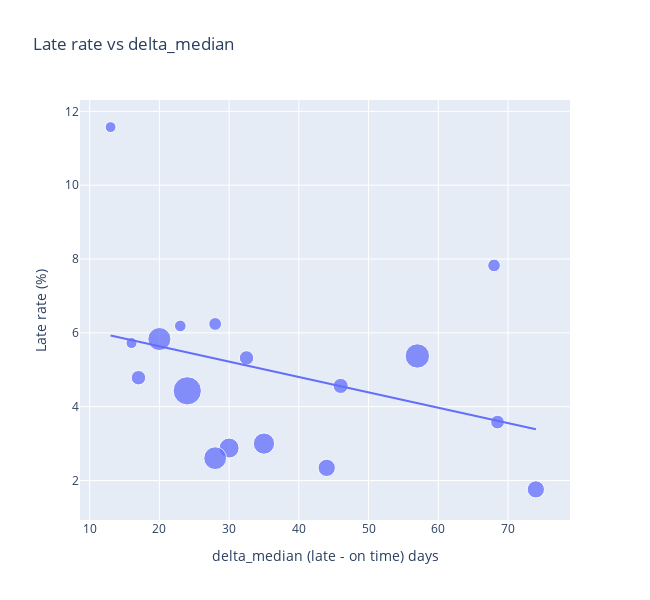

The notebook cell saved with this chart:
### Markdown cell above
### MIN_BORROWINGS_PER_MEDIA_TYPE = 1000
We see that there seems to be no correlation across media types. There is one clear outlier, **"Bibliothek der Dinge"**, which has a very high late rate but a very low median loan duration. However, with a threshold of 1,000 loans per media type, the number of loans per category may still be too small for stable estimates.

Correlation coefficients and p-values (null hypothesis: no correlation):
- Pearson r = -0.0509, p = 0.841
- Spearman rho = 0.1331, p = 0.598

### MIN_BORROWINGS_PER_MEDIA_TYPE = 5000
We increase the minimum number of loans to 5,000 per media type.

Correlation coefficients and p-values (null hypothesis: no correlation):
- Pearson r = 0.7192, p = 0.00374
- Spearman rho = 0.6264, p = 0.0165

With the increased threshold, we observe a fairly strong and approximately linear relationship between mean loan duration and late rate. This is consistent with the plot shown earlier across all media types. Loan duration therefore seems to be an indicator for late returns (at the media-type level).

### Code cell
input_data_frame = media_type_table_copy.copy()
input_data_frame["size"] = 50 + 400 * np.sqrt(input_data_frame["n_loans"] / input_data_frame["n_loans"].max())

fig = px.scatter(
    input_data_frame, x="delta_median", y="late_rate_percent", size="size",
    hover_name="Medientyp",
    hover_data={"n_loans":True, "delta_median":":.1f", "late_rate_percent":":.2f", "mean":":.1f", "size":False},
    labels={"delta_median":"delta_median (late - on time) days", "late_rate_percent":"Late rate (%)"},
    title="Late rate vs delta_median",
    trendline="ols"
)
fig.update_traces(marker=dict(opacity=0.75))
fig.update_layout(width=650, height=600)
fig.show()

log_pearson_spearman(input_data_frame, "delta_median", "late_rate_percent")

### Figure 1 — Plotly figure (JSON) as saved in the notebook; plotly's stock layout.template omitted (floating-point values rounded to 4 significant figures)
{"data": [{"customdata": [[53140.0, 37.72, 166.8], [12060.0, 43.4, 105.6], [6261.0, 79.73, 90.1], [315700.0, 66.73, 334.7], [24090.0, 55.51, 128.6], [55470.0, 41.9, 169.4], [162800.0, 51.33, 254.5], [17780.0, 59.98, 117.6], [120500.0, 35.82, 225.9], [229100.0, 42.57, 292.5], [6939.0, 57.32, 92.21], [623100.0, 54.34, 450.0], [2845.0, 23.48, 77.03], [243500.0, 34.07, 300.0], [18210.0, 47.59, 118.4], [1345.0, 44.66, 68.58], [1080.0, 20.8, 66.65]], "hovertemplate": "<b>%{hovertext}</b><br><br>delta_median (late - on time) days=%{x:.1f}<br>Late rate (%)=%{y:.2f}<br>n_loans=%{customdata[0]}<br>mean=%{customdata[1]:.1f}<extra></extra>", "hovertext": ["Musik-CD", "Zeitschriften", "Sprachkurse", "Sachbuch", "Fremdsprachige Belletristik", "Hörbuch", "Kinder u. Jugend-CD", "Spiele", "Comic", "Belletristik", "Konsolenspiel", "Kinder u. Jugendbuch", "Blu-Ray", "DVD", "Tonie", "Kamishibai", "Bibliothek der Dinge"], "legendgroup": "", "marker": {"color": "#636efa", "size": [166.8, 105.6, 90.1, 334.7, 128.6, 169.4, 254.5, 117.6, 225.9, 292.5, 92.21, 450.0, 77.03, 300.0, 118.4, 68.58, 66.65], "sizemode": "area", "sizeref": 1.125, "symbol": "circle", "opacity": 0.75}, "mode": "markers", "name": "", "orientation": "v", "showlegend": false, "x": [74.0, 68.5, 68.0, 57.0, 46.0, 44.0, 35.0, 32.5, 30.0, 28.0, 28.0, 24.0, 23.0, 20.0, 17.0, 16.0, 13.0], "xaxis": "x", "y": [1.76, 3.583, 7.826, 5.374, 4.562, 2.343, 3.0, 5.321, 2.879, 2.605, 6.24, 4.43, 6.186, 5.832, 4.784, 5.725, 11.57], "yaxis": "y", "type": "scatter"}, {"hovertemplate": "<b>OLS trendline</b><br>late_rate_percent = -0.0416611 * delta_median + 6.47178<br>R<sup>2</sup>=0.118843<br><br>delta_median (late - on time) days=%{x:.1f}<br>Late rate (%)=%{y:.2f} <b>(trend)</b><extra></extra>", "legendgroup": "", "marker": {"color": "#636efa", "symbol": "circle", "opacity": 0.75}, "mode": "lines", "name": "", "showlegend": false, "x": [13.0, 16.0, 17.0, 20.0, 23.0, 24.0, 28.0, 28.0, 30.0, 32.5, 35.0, 44.0, 46.0, 57.0, 68.0, 68.5, 74.0], "xaxis": "x", "y": [5.93, 5.805, 5.764, 5.639, 5.514, 5.472, 5.305, 5.305, 5.222, 5.118, 5.014, 4.639, 4.555, 4.097, 3.639, 3.618, 3.389], "yaxis": "y", "type": "scatter"}], "layout": {"xaxis": {"anchor": "y", "domain": [0.0, 1.0], "title": {"text": "delta_median (late - on time) days"}}, "yaxis": {"anchor": "x", "domain": [0.0, 1.0], "title": {"text": "Late rate (%)"}}, "legend": {"tracegroupgap": 0, "itemsizing": "constant"}, "title": {"text": "Late rate vs delta_median"}, "width": 650, "height": 600}}
